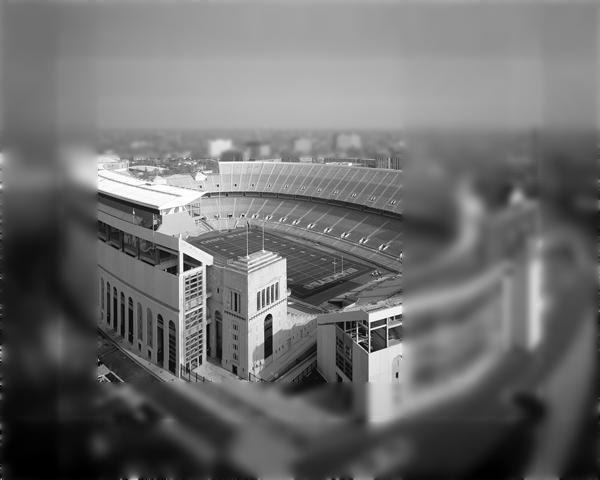
#> input picture data/ohio-stadium.jpg, 600 x 480 px
$ jupyter execute --allow-errors HW5.ipynb   (older library calls are emulated)
#> lines starting #> are read from the running program, lines starting #| are printed output that depends on the picture
Explore image filters as a creative processing tool. Produce an image that is the creative result of image processing filters. The filters should be applied programmatically (i.e. no Photoshop or Gimp), but try to do things that would be hard to do non-programmatically. Submit as an ipython notebook detailing your goals, and explorations.

Experiment 1: I have decided to explore tilt shift photography effect, trying to create the illusion of miniature image.
"Tilt–shift" encompasses two different types of movements: rotation of the lens plane relative to the image plane, called tilt, and movement of the lens parallel to the image plane, called shift.(wiki)

Experiment 2: If I can scan my hand written notes into digital notes format after scanning or taking a picture.

#> (a cell that did not finish here is left out)

#> (a cell that did not finish here is left out)

[cell 3]
import scipy.ndimage as ndimage
#> (the rest of this cell did not finish here and is left out)

#> (a cell that did not finish here is left out)

[cell 5]
from mpl_toolkits.mplot3d import Axes3D

#> (the rest of this cell did not finish here and is left out)

[cell 6]
from scipy.ndimage.filters import convolve as convolve2
from scipy.misc import lena
#> (the rest of this cell did not finish here and is left out)

[cell 7]
# I couldn't crop images in scipy, so I had to use PIL instead
from PIL import Image
from PIL import ImageFilter

for k in range(4):
    PILimage = Image.open("data/ohio-stadium.jpg")
#> PILimage is the input picture: PIL image 600x480 RGB; min 0, max 255, mean 109.8
    (width, height) = PILimage.size
#> width = 600; height = 480
    if k == 0:
        part = (0, 0, 60, height)
#> part = (0, 0, 60, 480)
    elif k == 1:
        part = (0, height-60, width, height)
    elif k == 2:
        part = (width-60, 0, width, height)
    elif k == 3:
        part = (0, 0, width, 160)
    #PILimage.show()

    croppedImg = PILimage.crop(part)
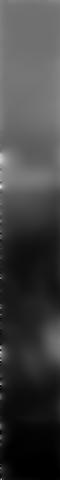
#> croppedImg: PIL image 60x480 RGB; min 0, max 231, mean 64.2

    for i in range(4):
        croppedImg = croppedImg.filter(ImageFilter.SMOOTH_MORE)

    PILimage.paste(croppedImg, part)
    #croppedImg1.paste(croppedImg2, part2)
    PILimage.save('data/ohio-stadium.jpg')


#> (the rest of this cell did not finish here and is left out)

[cell 8]
import urllib
urllib.urlretrieve("http://www.metisgroup.com/images/sample_note.jpg", "data/rock.jpg")
#> (this line was passed over: the network is not available in this run)
